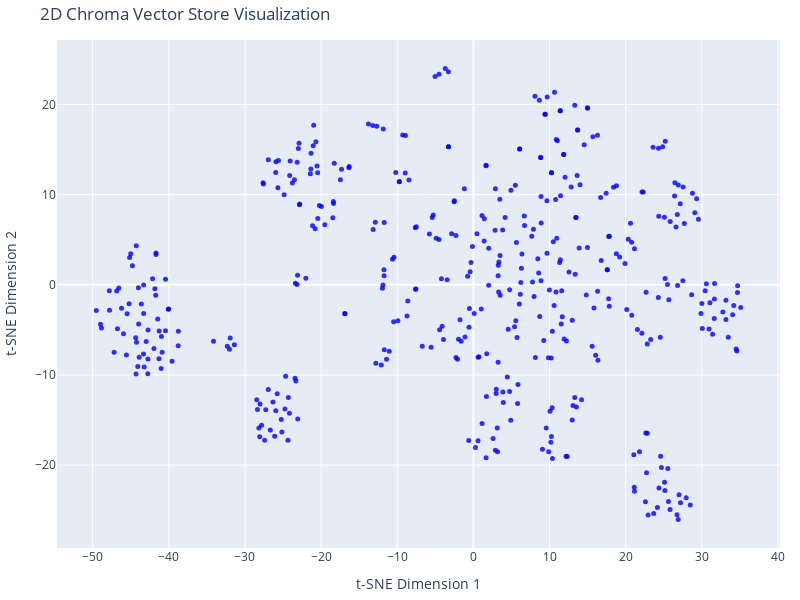
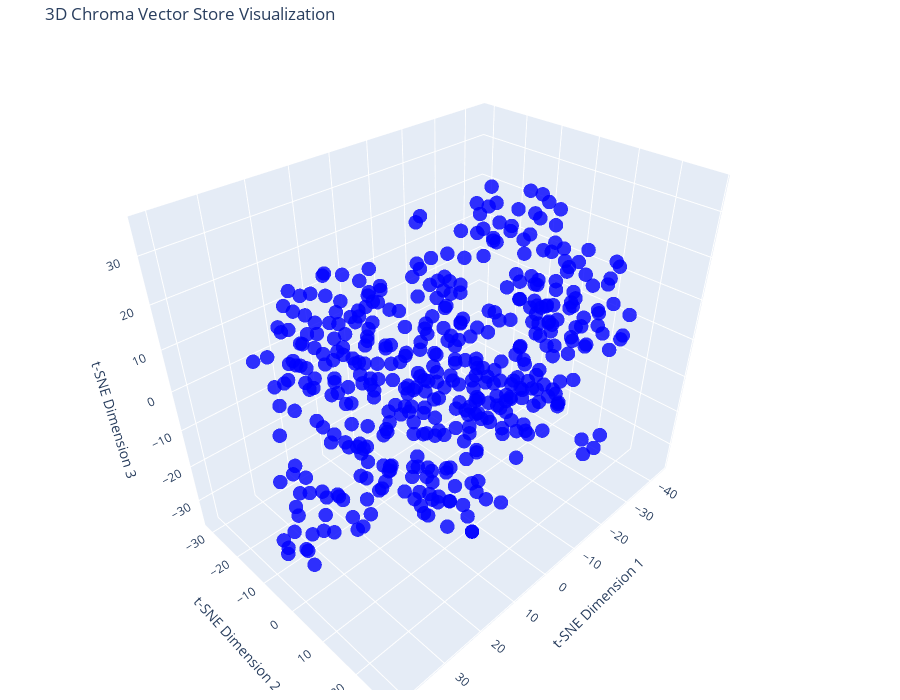

The notebook cell these images were saved under, in order:
### Markdown cell above
## 4) Main Execution
Putting it all together: embedding initialization, vector store management, TSNE visualizations, and launching the Gradio interface.

### Code cell
# We define 'conversation_chain' globally so it's accessible in the chat() function.
conversation_chain = None

if __name__ == "__main__":
    # Step 1: Initialize embeddings
    print("[INFO] Initializing embeddings...")
    embeddings = OpenAIEmbeddings()
    print("[INFO] Embeddings initialized successfully.")

    # Step 2: Manage vector store
    vectorstore = manage_vector_store(
            folders=None if not load_from_scratch else folders,  # Pass folders only when needed
            embeddings=embeddings,
            persist_directory=persist_directory,
            load_from_scratch=load_from_scratch,
            text_loader_kwargs=text_loader_kwargs,
            chunk_size=chunk_size,
            chunk_overlap=chunk_overlap
        )
    # Step 3: Fetch Collection and Extract Data
    print("[INFO] Fetching vector store collection...")
    collection = vectorstore._collection
    if collection.count() == 0:
        print("[ERROR] Vector store is empty. Exiting...")
        exit()

    result = collection.get(include=["embeddings", "documents", "metadatas"])
    vectors = np.array(result["embeddings"])
    documents = result["documents"]
    doc_types = [metadata["doc_type"] for metadata in result["metadatas"]]

    # Step 4: Assign colors (simple approach; single category 'procedures')
    categories = ["procedures"]
    colors = [
        ["blue"][categories.index(t)]
        for t in doc_types
    ]

    # Step 5: 2D Visualization with t-SNE
    print("[INFO] Reducing dimensionality to 2D for visualization...")
    n_samples = len(vectors)
    perplexity = min(30, n_samples - 1)  # Perplexity must be < number of samples
    tsne_2d = TSNE(n_components=2, random_state=42, perplexity=perplexity)
    reduced_vectors_2d = tsne_2d.fit_transform(vectors)

    print("[INFO] Creating 2D scatter plot...")
    fig_2d = go.Figure(data=[go.Scatter(
        x=reduced_vectors_2d[:, 0],
        y=reduced_vectors_2d[:, 1],
        mode="markers",
        marker=dict(size=5, color=colors, opacity=0.8),
        text=[
            f"Type: {t}<br>Text: {d[:100]}..."
            for t, d in zip(doc_types, documents)
        ],
        hoverinfo="text"
    )])

    fig_2d.update_layout(
        title="2D Chroma Vector Store Visualization",
        xaxis_title="t-SNE Dimension 1",
        yaxis_title="t-SNE Dimension 2",
        width=800,
        height=600,
        margin=dict(r=20, b=10, l=10, t=40)
    )
    fig_2d.show()

    # Step 6: 3D Visualization with t-SNE
    print("[INFO] Reducing dimensionality to 3D for visualization...")
    tsne_3d = TSNE(n_components=3, random_state=42, perplexity=perplexity)
    reduced_vectors_3d = tsne_3d.fit_transform(vectors)

    print("[INFO] Creating 3D scatter plot...")
    fig_3d = go.Figure(data=[go.Scatter3d(
        x=reduced_vectors_3d[:, 0],
        y=reduced_vectors_3d[:, 1],
        z=reduced_vectors_3d[:, 2],
        mode="markers",
        marker=dict(size=5, color=colors, opacity=0.8),
        text=[
            f"Type: {t}<br>Text: {d[:100]}..."
            for t, d in zip(doc_types, documents)
        ],
        hoverinfo="text"
    )])

    fig_3d.update_layout(
        title="3D Chroma Vector Store Visualization",
        scene=dict(
            xaxis_title="t-SNE Dimension 1",
            yaxis_title="t-SNE Dimension 2",
            zaxis_title="t-SNE Dimension 3"
        ),
        width=900,
        height=700,
        margin=dict(r=20, b=10, l=10, t=40)
    )
    fig_3d.show()

    # Step 7: Create a new Chat with OpenAI (GPT-4o-mini)
    print("[INFO] Initializing ChatOpenAI with streaming enabled...")
    llm = ChatOpenAI(
        temperature=0.7,          # Control randomness
        model_name="gpt-4o-mini", # Specify the model
        streaming=True           # Enable streaming
    )
    print("[INFO] LLM initialized successfully.")

    # Step 8: Set up conversation memory
    memory = ConversationBufferMemory(memory_key="chat_history", return_messages=True)

    # Create a retriever from our vectorstore
    retriever = vectorstore.as_retriever(search_kwargs={"k": 25})

    # Build a ConversationalRetrievalChain from the LLM, retriever, and memory
    conversation_chain = ConversationalRetrievalChain.from_llm(
        llm=llm,
        retriever=retriever,
        memory=memory
    )

    # Step 9: Launch Gradio Chat Interface
    print("[INFO] Launching Gradio chat interface...")
    # make sure there's a clear button to exit the chat interface
    gr.ChatInterface(chat, type="messages").launch(inbrowser=True)

### Figure 1 — Plotly figure (JSON) as saved in the notebook; plotly's stock layout.template omitted (floating-point values rounded to 4 significant figures; data arrays with more than 128 entries replaced by an {"elided": "..."} marker saying what was removed)
{"data": [{"hoverinfo": "text", "marker": {"color": {"elided": "444 str values"}, "opacity": 0.8, "size": 5}, "mode": "markers", "text": {"elided": "444 str values"}, "type": "scatter", "x": {"elided": "444 float values"}, "y": {"elided": "444 float values"}}], "layout": {"height": 600, "margin": {"b": 10, "l": 10, "r": 20, "t": 40}, "title": {"text": "2D Chroma Vector Store Visualization"}, "width": 800, "xaxis": {"title": {"text": "t-SNE Dimension 1"}}, "yaxis": {"title": {"text": "t-SNE Dimension 2"}}}}

### Figure 2 — Plotly figure (JSON) as saved in the notebook; plotly's stock layout.template omitted (floating-point values rounded to 4 significant figures; data arrays with more than 128 entries replaced by an {"elided": "..."} marker saying what was removed)
{"data": [{"hoverinfo": "text", "marker": {"color": {"elided": "444 str values"}, "opacity": 0.8, "size": 5}, "mode": "markers", "text": {"elided": "444 str values"}, "type": "scatter3d", "x": {"elided": "444 float values"}, "y": {"elided": "444 float values"}, "z": {"elided": "444 float values"}}], "layout": {"height": 700, "margin": {"b": 10, "l": 10, "r": 20, "t": 40}, "scene": {"xaxis": {"title": {"text": "t-SNE Dimension 1"}}, "yaxis": {"title": {"text": "t-SNE Dimension 2"}}, "zaxis": {"title": {"text": "t-SNE Dimension 3"}}}, "title": {"text": "3D Chroma Vector Store Visualization"}, "width": 900}}
